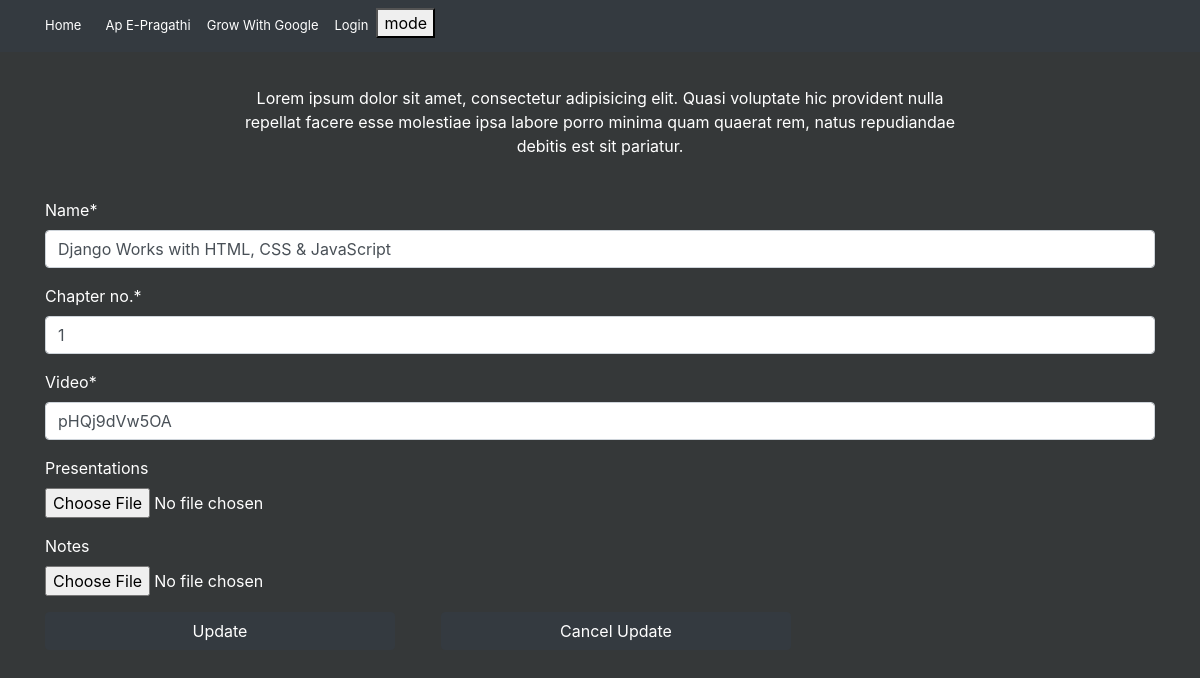
Screenshot of /curriculum/learningcontent/django/phqj9dvw5oa/238a5d15bfcbb7c83b5b0f9addb11631/ with the database file from the repository.
### curriculum/models.py (models this page shows, shortened)
class Lesson(models.Model):
    lesson_id = models.CharField(max_length=100, unique=True)
    Standard = models.ForeignKey(Standard, on_delete=models.CASCADE)
    created_by = models.ForeignKey(User,on_delete=models.CASCADE)
    created_at = models.DateTimeField(auto_now_add=True)
    subject = models.ForeignKey(Subject, on_delete=models.CASCADE,related_name='lessons')
    name = models.CharField(max_length=250)
    position = models.PositiveSmallIntegerField(verbose_name="Chapter no.")
    slug = models.SlugField(null=True, blank=True)
    video = models.CharField(max_length=250)
    ppt = models.FileField(upload_to=save_lesson_files,verbose_name="Presentations", blank=True)
    Notes = models.FileField(upload_to=save_lesson_files,verbose_name="Notes", blank=True)
    class Meta:
        ordering = ['position']

### curriculum/views.py (the view, shortened to what this page needs)
# urls.py: path('<str:standard>/<str:subject>/<slug:slug>/238a5d15bfcbb7c83b5b0f9addb11631/', views.LessonUpdateView.as_view(),name='lesson_update'),
class LessonUpdateView(UpdateView):
    fields = ('name','position','video','ppt','Notes')
    model= Lesson
    template_name = 'curriculum/lesson_update.html'
    context_object_name = 'lessons'

### curriculum/templates/curriculum/lesson_update.html (shortened to what this page needs)
{% extends 'base.html' %}
{% load static %}
{% load crispy_forms_tags %}
{% block content %}
<section id="best-features" class="text-center">
              <h2 class="mb-5 font-weight-bold" style="color:#ff5722;">Update {{lessons.name}}</h2>
              <div class="row d-flex justify-content-center mb-4" >
                <div class="col-md-8">
                  <p class="grey-text">Lorem ipsum dolor sit amet, consectetur adipisicing elit. Quasi voluptate
                                    hic
                                    provident nulla repellat
                                    facere esse molestiae ipsa labore porro minima quam quaerat rem, natus repudiandae debitis
                                    est
                                    sit pariatur.</p>
                </div>
              </div>
</section>
<form  method="post" enctype="multipart/form-data">
  {{form|crispy}}
  <div class="row">
        <div class="col-md-4 mb-3 mr-3">
                <input type="submit" value="Update" class="btn btn-dark btn-block">
        </div>
        <div class="col-md-4 mb-3 mr-3">
                <a href="{% url 'curriculum:lesson_detail' standard=lessons.Standard.slug subject=lessons.subject.slug slug=lessons.slug %}" class="btn btn-dark btn-block">Cancel Update</a>
        </div>
</div>
</form>
{% endblock %}

### static/css/master_css.css (style rules this page uses)
html, body, header, #intro { height: 100%; }

### static/css/navigation_bar.css (style rules this page uses)
.main_black { background-color: #353839; color: white; }

### rows the page displays
Lesson: name "Django Works with HTML, CSS & JavaScript", position "1", video "pHQj9dVw5OA"
